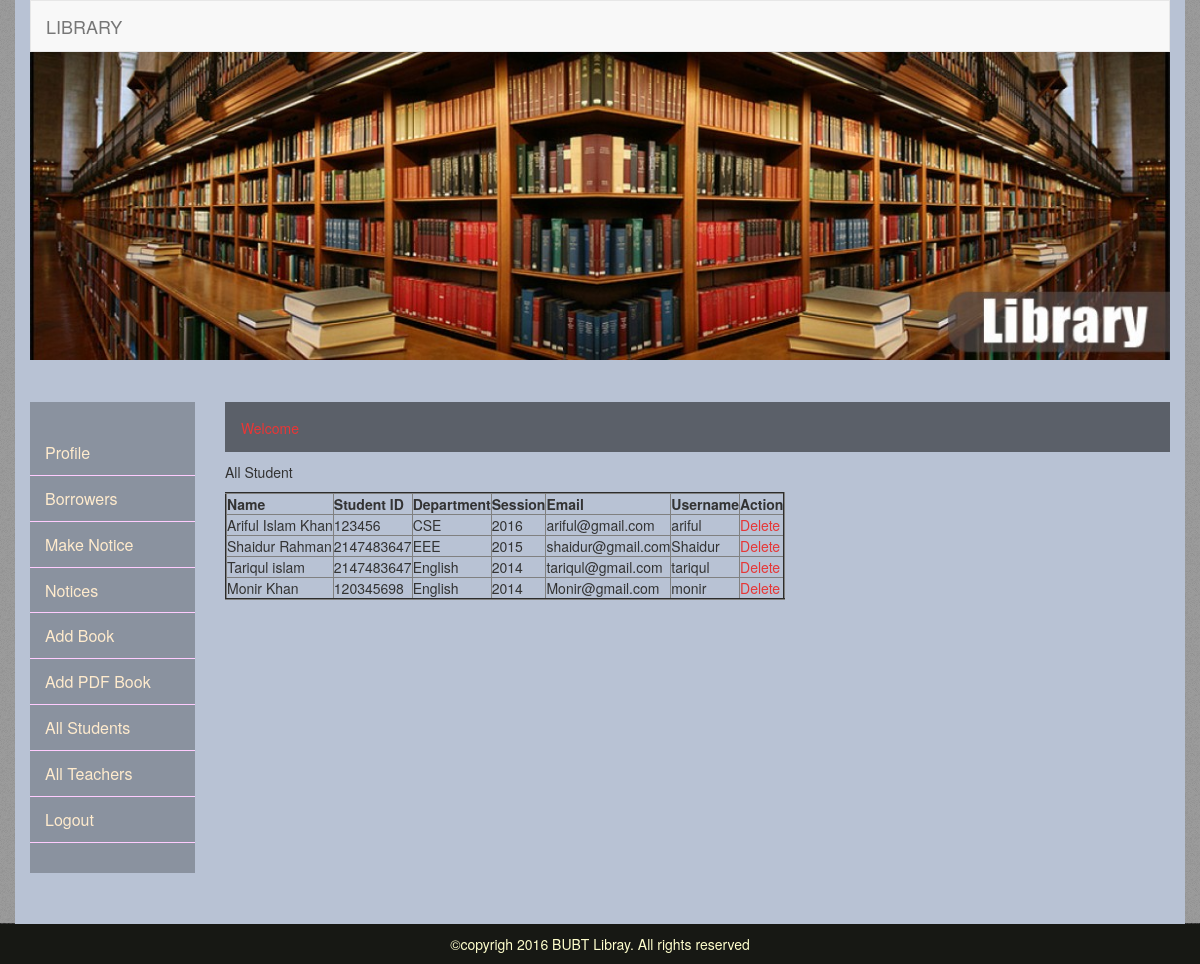
Screenshot of /Library/allstudents.php with the database file from the repository.
### tables this page shows
CREATE TABLE `registration` (
  `id` int(11) NOT NULL,
  `name` varchar(50) NOT NULL,
  `st_id` int(11) NOT NULL,
  `dept` varchar(25) NOT NULL,
  `session` int(11) NOT NULL,
  `email` varchar(50) NOT NULL,
  `username` varchar(50) NOT NULL,
  `password` varchar(50) NOT NULL,
  `user_role` int(11) NOT NULL DEFAULT '2'
);

### Library/allstudents.php (the view, shortened to what this page needs)
<?php include('adminheader.php');?>
    <div class="row">
      <?php include('adminmenu.php'); ?>
      <div class="col-md-10">
        <p class="welcome">Welcome &nbsp;&nbsp;<span style="color:#2484A4;"> <?php echo $_SESSION['username']; ?>  </span></p>
       <p>All Student</p>
        <table class="table-hover" cellpadding="2" cellspacing="2" border="2">
              <tr>
                <th>Name</th>
                <th>Student ID</th>
                <th>Department</th>
                <th>Session</th>
                <th>Email</th>
                <th>Username</th>
                <th>Action</th>
              </tr>
              <?php
                $data = mysql_query("SELECT id, name, st_id,dept, session, email, username FROM registration");
               while($row = mysql_fetch_array($data)) {?>
              <tr>
                <?php $id = $row['id']; ?>
                <td><?php echo  $row['name'];?></td>
                <td><?PHP echo  $row['st_id']; ?></td>
                <td><?php echo  $row['dept'];?></td>
                <td><?PHP echo  $row['session']; ?></td>
                <td><?PHP echo  $row['email']; ?></td>
                <td><?PHP echo  $row['username'];?></td>
                <td>
                  <a href="deletestudents.php?id=<?php echo $id ?>">Delete</a>
                </td>
              </tr>
              <?php } ?>
            </table>
      </div>
    </div>
  </div>
 <?php include('footer.php');?>

### Library/css/mystyle.css (style rules this page uses)
a { text-decoration:none; color:#e63636; }
body { background:url(../images/body-bg.png); }
.welcome { height: 50px; background:rgba(0,0,0,0.50);padding: 16px;color: #EA3636; }

### rows the page displays
registration: name "Ariful Islam Khan", st "123456", dept "CSE", session "2016", email "ariful@gmail.com", username "ariful"
registration: name "Shaidur Rahman", st "2147483647", dept "EEE", session "2015", email "shaidur@gmail.com", username "Shaidur"
registration: name "Tariqul islam", st "2147483647", dept "English", session "2014", email "tariqul@gmail.com", username "tariqul"
registration: name "Monir Khan", st "120345698", dept "English", session "2014", email "Monir@gmail.com", username "monir"
